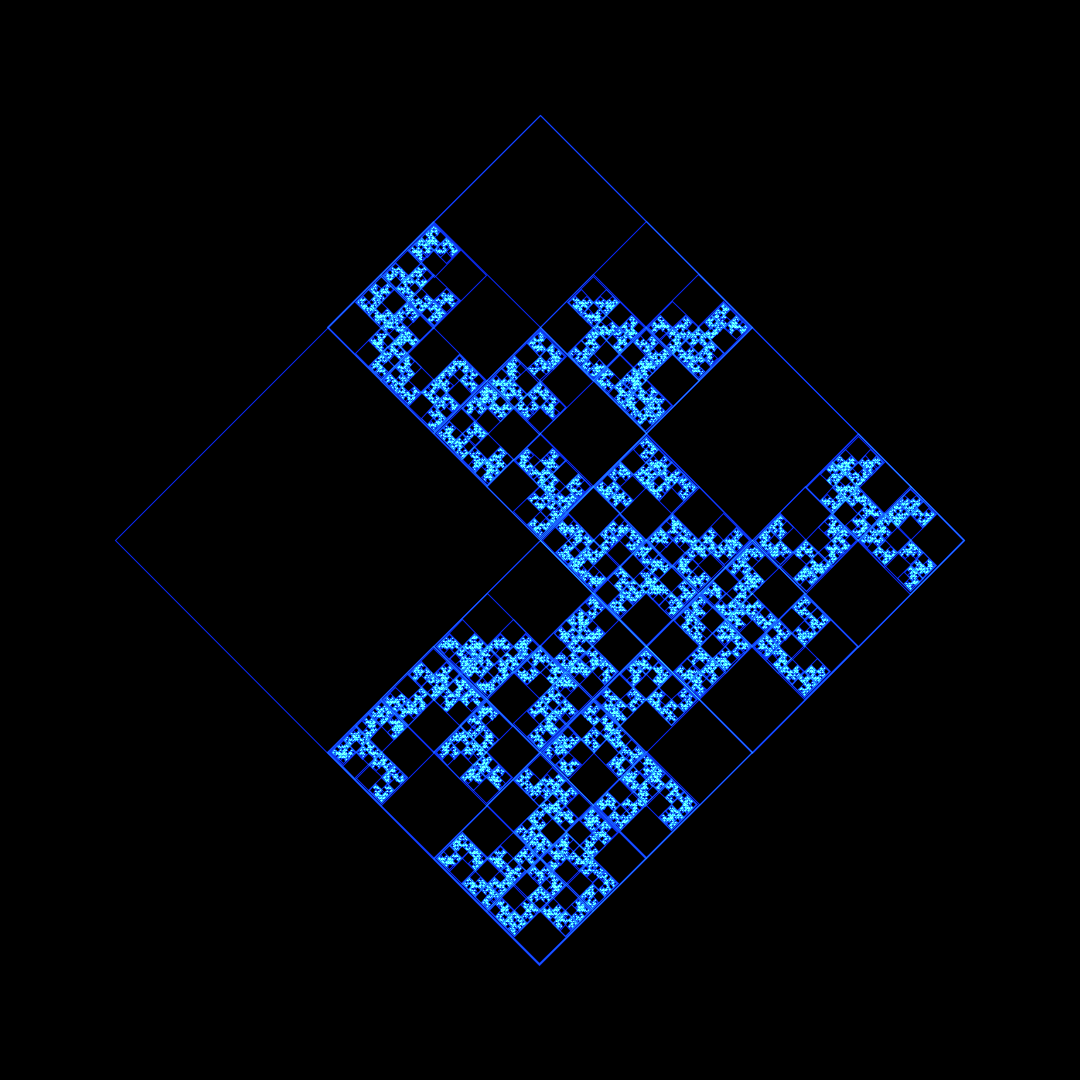
Frame 1 (no input)
Frame 60 (the mouse pressed at the canvas centre just before this capture): identical to frame 1, image omitted
Frame 120 (the mouse held since frame 60 and released just before this capture): identical to frame 1, image omitted

The Processing sketch that drew this single still picture (run headless with seeded random() and noise(); from frame 60 on, the mouse is pressed at the canvas centre):

// Processing sketch: fractal_rect
// ── fractal_rect.pde
final float INIT_SIDE = 600;
final int MAXNUM = 11;

int num;

void setup() {
  size(1080, 1080);
  background(0);
  rectMode(CENTER);
  blendMode(ADD);
  noFill();
  stroke(10, 40, 255);

  num = 0;

  translate(width/2, height/2);
  rotate(PI/4.0);

  drawRect(0, 0, 0);
}

void draw() {
}

void drawRect(int n, float x, float y) {
  if (n == MAXNUM) return;

  int side = (int)(INIT_SIDE/pow(2, n));
  rect(x, y, side, side);
  /*
  int rand = (int)random(16);
   if((rand>>>3)%2==1)drawRect(n+1,x+side/4,y-side/4);
   if((rand>>>2)%2==1)drawRect(n+1,x-side/4,y-side/4);
   if((rand>>>1)%2==1)drawRect(n+1,x-side/4,y+side/4);
   if((rand>>>0)%2==1)drawRect(n+1,x+side/4,y+side/4);  
   */
  int rand = (int)random(4.2);
  if (rand!=0)drawRect(n+1, x+side/4, y-side/4);
  if (rand!=1)drawRect(n+1, x-side/4, y-side/4);
  if (rand!=2)drawRect(n+1, x-side/4, y+side/4);
  if (rand!=3)drawRect(n+1, x+side/4, y+side/4);
}

void keyPressed() {
  if (key == 's') {
    save("img_"+month()+day()+hour()+minute()+second()+".png");
    print("saved.\n");
  }
}
